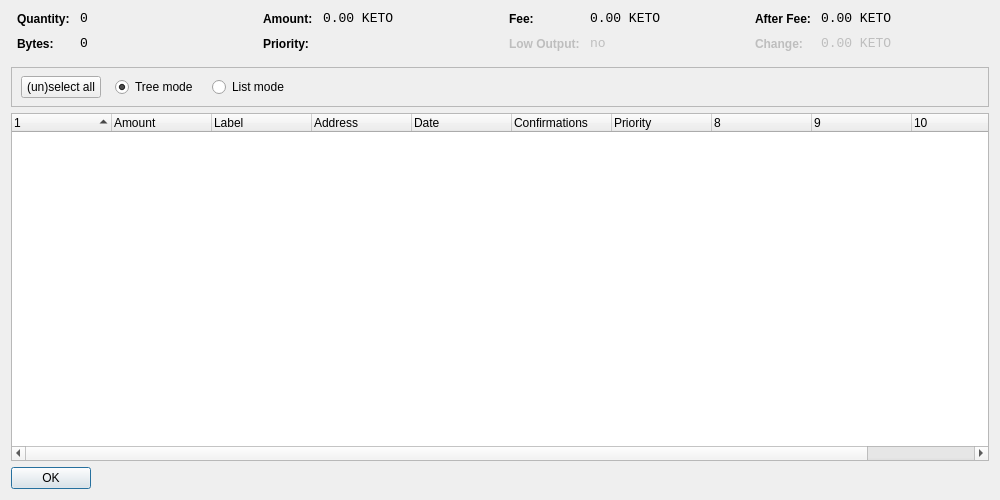
<?xml version="1.0" encoding="UTF-8"?>
<ui version="4.0">
 <class>CoinControlDialog</class>
 <widget class="QDialog" name="CoinControlDialog">
  <property name="geometry">
   <rect>
    <x>0</x>
    <y>0</y>
    <width>1000</width>
    <height>500</height>
   </rect>
  </property>
  <property name="windowTitle">
   <string>Coin Control</string>
  </property>
  <layout class="QVBoxLayout" name="verticalLayout">
   <item>
    <layout class="QHBoxLayout" name="horizontalLayoutTop" stretch="0,0,0,0">
     <property name="topMargin">
      <number>0</number>
     </property>
     <property name="bottomMargin">
      <number>10</number>
     </property>
     <item>
      <layout class="QFormLayout" name="formLayoutCoinControl1">
       <property name="horizontalSpacing">
        <number>10</number>
       </property>
       <property name="verticalSpacing">
        <number>10</number>
       </property>
       <property name="leftMargin">
        <number>6</number>
       </property>
       <property name="rightMargin">
        <number>6</number>
       </property>
       <item row="0" column="0">
        <widget class="QLabel" name="labelCoinControlQuantityText">
         <property name="styleSheet">
          <string notr="true">font-weight:bold;</string>
         </property>
         <property name="text">
          <string>Quantity:</string>
         </property>
        </widget>
       </item>
       <item row="0" column="1">
        <widget class="QLabel" name="labelCoinControlQuantity">
         <property name="font">
          <font>
           <family>Monospace</family>
           <pointsize>10</pointsize>
          </font>
         </property>
         <property name="cursor">
          <cursorShape>IBeamCursor</cursorShape>
         </property>
         <property name="contextMenuPolicy">
          <enum>Qt::ActionsContextMenu</enum>
         </property>
         <property name="text">
          <string notr="true">0</string>
         </property>
         <property name="textInteractionFlags">
          <set>Qt::LinksAccessibleByMouse|Qt::TextSelectableByKeyboard|Qt::TextSelectableByMouse</set>
         </property>
        </widget>
       </item>
       <item row="1" column="0">
        <widget class="QLabel" name="labelCoinControlBytesText">
         <property name="styleSheet">
          <string notr="true">font-weight:bold;</string>
         </property>
         <property name="text">
          <string>Bytes:</string>
         </property>
        </widget>
       </item>
       <item row="1" column="1">
        <widget class="QLabel" name="labelCoinControlBytes">
         <property name="font">
          <font>
           <family>Monospace</family>
           <pointsize>10</pointsize>
          </font>
         </property>
         <property name="cursor">
          <cursorShape>IBeamCursor</cursorShape>
         </property>
         <property name="contextMenuPolicy">
          <enum>Qt::ActionsContextMenu</enum>
         </property>
         <property name="text">
          <string notr="true">0</string>
         </property>
         <property name="textInteractionFlags">
          <set>Qt::LinksAccessibleByMouse|Qt::TextSelectableByKeyboard|Qt::TextSelectableByMouse</set>
         </property>
        </widget>
       </item>
      </layout>
     </item>
     <item>
      <layout class="QFormLayout" name="formLayoutCoinControl2">
       <property name="horizontalSpacing">
        <number>10</number>
       </property>
       <property name="verticalSpacing">
        <number>10</number>
       </property>
       <property name="leftMargin">
        <number>6</number>
       </property>
       <property name="rightMargin">
        <number>6</number>
       </property>
       <item row="0" column="0">
        <widget class="QLabel" name="labelCoinControlAmountText">
         <property name="styleSheet">
          <string notr="true">font-weight:bold;</string>
         </property>
         <property name="text">
          <string>Amount:</string>
         </property>
        </widget>
       </item>
       <item row="0" column="1">
        <widget class="QLabel" name="labelCoinControlAmount">
         <property name="font">
          <font>
           <family>Monospace</family>
           <pointsize>10</pointsize>
          </font>
         </property>
         <property name="cursor">
          <cursorShape>IBeamCursor</cursorShape>
         </property>
         <property name="contextMenuPolicy">
          <enum>Qt::ActionsContextMenu</enum>
         </property>
         <property name="text">
          <string notr="true">0.00 KETO</string>
         </property>
         <property name="textInteractionFlags">
          <set>Qt::LinksAccessibleByMouse|Qt::TextSelectableByKeyboard|Qt::TextSelectableByMouse</set>
         </property>
        </widget>
       </item>
       <item row="1" column="0">
        <widget class="QLabel" name="labelCoinControlPriorityText">
         <property name="styleSheet">
          <string notr="true">font-weight:bold;</string>
         </property>
         <property name="text">
          <string>Priority:</string>
         </property>
        </widget>
       </item>
       <item row="1" column="1">
        <widget class="QLabel" name="labelCoinControlPriority">
         <property name="font">
          <font>
           <family>Monospace</family>
           <pointsize>10</pointsize>
          </font>
         </property>
         <property name="cursor">
          <cursorShape>IBeamCursor</cursorShape>
         </property>
         <property name="contextMenuPolicy">
          <enum>Qt::ActionsContextMenu</enum>
         </property>
         <property name="text">
          <string/>
         </property>
         <property name="textInteractionFlags">
          <set>Qt::LinksAccessibleByMouse|Qt::TextSelectableByKeyboard|Qt::TextSelectableByMouse</set>
         </property>
        </widget>
       </item>
      </layout>
     </item>
     <item>
      <layout class="QFormLayout" name="formLayoutCoinControl3">
       <property name="horizontalSpacing">
        <number>10</number>
       </property>
       <property name="verticalSpacing">
        <number>10</number>
       </property>
       <property name="leftMargin">
        <number>6</number>
       </property>
       <property name="rightMargin">
        <number>6</number>
       </property>
       <item row="0" column="0">
        <widget class="QLabel" name="labelCoinControlFeeText">
         <property name="styleSheet">
          <string notr="true">font-weight:bold;</string>
         </property>
         <property name="text">
          <string>Fee:</string>
         </property>
        </widget>
       </item>
       <item row="0" column="1">
        <widget class="QLabel" name="labelCoinControlFee">
         <property name="font">
          <font>
           <family>Monospace</family>
           <pointsize>10</pointsize>
          </font>
         </property>
         <property name="cursor">
          <cursorShape>IBeamCursor</cursorShape>
         </property>
         <property name="contextMenuPolicy">
          <enum>Qt::ActionsContextMenu</enum>
         </property>
         <property name="text">
          <string notr="true">0.00 KETO</string>
         </property>
         <property name="textInteractionFlags">
          <set>Qt::LinksAccessibleByMouse|Qt::TextSelectableByKeyboard|Qt::TextSelectableByMouse</set>
         </property>
        </widget>
       </item>
       <item row="1" column="0">
        <widget class="QLabel" name="labelCoinControlLowOutputText">
         <property name="enabled">
          <bool>false</bool>
         </property>
         <property name="styleSheet">
          <string notr="true">font-weight:bold;</string>
         </property>
         <property name="text">
          <string>Low Output:</string>
         </property>
        </widget>
       </item>
       <item row="1" column="1">
        <widget class="QLabel" name="labelCoinControlLowOutput">
         <property name="enabled">
          <bool>false</bool>
         </property>
         <property name="font">
          <font>
           <family>Monospace</family>
           <pointsize>10</pointsize>
          </font>
         </property>
         <property name="cursor">
          <cursorShape>IBeamCursor</cursorShape>
         </property>
         <property name="contextMenuPolicy">
          <enum>Qt::ActionsContextMenu</enum>
         </property>
         <property name="text">
          <string notr="true">no</string>
         </property>
         <property name="textInteractionFlags">
          <set>Qt::LinksAccessibleByMouse|Qt::TextSelectableByKeyboard|Qt::TextSelectableByMouse</set>
         </property>
        </widget>
       </item>
      </layout>
     </item>
     <item>
      <layout class="QFormLayout" name="formLayoutCoinControl4">
       <property name="horizontalSpacing">
        <number>10</number>
       </property>
       <property name="verticalSpacing">
        <number>10</number>
       </property>
       <property name="leftMargin">
        <number>6</number>
       </property>
       <property name="rightMargin">
        <number>6</number>
       </property>
       <item row="0" column="0">
        <widget class="QLabel" name="labelCoinControlAfterFeeText">
         <property name="styleSheet">
          <string notr="true">font-weight:bold;</string>
         </property>
         <property name="text">
          <string>After Fee:</string>
         </property>
        </widget>
       </item>
       <item row="0" column="1">
        <widget class="QLabel" name="labelCoinControlAfterFee">
         <property name="font">
          <font>
           <family>Monospace</family>
           <pointsize>10</pointsize>
          </font>
         </property>
         <property name="cursor">
          <cursorShape>IBeamCursor</cursorShape>
         </property>
         <property name="contextMenuPolicy">
          <enum>Qt::ActionsContextMenu</enum>
         </property>
         <property name="text">
          <string notr="true">0.00 KETO</string>
         </property>
         <property name="textInteractionFlags">
          <set>Qt::LinksAccessibleByMouse|Qt::TextSelectableByKeyboard|Qt::TextSelectableByMouse</set>
         </property>
        </widget>
       </item>
       <item row="1" column="0">
        <widget class="QLabel" name="labelCoinControlChangeText">
         <property name="enabled">
          <bool>false</bool>
         </property>
         <property name="styleSheet">
          <string notr="true">font-weight:bold;</string>
         </property>
         <property name="text">
          <string>Change:</string>
         </property>
        </widget>
       </item>
       <item row="1" column="1">
        <widget class="QLabel" name="labelCoinControlChange">
         <property name="enabled">
          <bool>false</bool>
         </property>
         <property name="font">
          <font>
           <family>Monospace</family>
           <pointsize>10</pointsize>
          </font>
         </property>
         <property name="cursor">
          <cursorShape>IBeamCursor</cursorShape>
         </property>
         <property name="contextMenuPolicy">
          <enum>Qt::ActionsContextMenu</enum>
         </property>
         <property name="text">
          <string notr="true">0.00 KETO</string>
         </property>
         <property name="textInteractionFlags">
          <set>Qt::LinksAccessibleByMouse|Qt::TextSelectableByKeyboard|Qt::TextSelectableByMouse</set>
         </property>
        </widget>
       </item>
      </layout>
     </item>
    </layout>
   </item>
   <item>
    <widget class="QFrame" name="frame">
     <property name="minimumSize">
      <size>
       <width>0</width>
       <height>40</height>
      </size>
     </property>
     <property name="frameShape">
      <enum>QFrame::StyledPanel</enum>
     </property>
     <property name="frameShadow">
      <enum>QFrame::Sunken</enum>
     </property>
     <widget class="QWidget" name="horizontalLayoutWidget">
      <property name="geometry">
       <rect>
        <x>10</x>
        <y>0</y>
        <width>781</width>
        <height>41</height>
       </rect>
      </property>
      <layout class="QHBoxLayout" name="horizontalLayoutPanel" stretch="0,0,0,0,0">
       <property name="spacing">
        <number>14</number>
       </property>
       <item>
        <widget class="QPushButton" name="pushButtonSelectAll">
         <property name="sizePolicy">
          <sizepolicy hsizetype="Maximum" vsizetype="Fixed">
           <horstretch>0</horstretch>
           <verstretch>0</verstretch>
          </sizepolicy>
         </property>
         <property name="text">
          <string>(un)select all</string>
         </property>
        </widget>
       </item>
       <item>
        <widget class="QRadioButton" name="radioTreeMode">
         <property name="sizePolicy">
          <sizepolicy hsizetype="Maximum" vsizetype="Fixed">
           <horstretch>0</horstretch>
           <verstretch>0</verstretch>
          </sizepolicy>
         </property>
         <property name="text">
          <string>Tree mode</string>
         </property>
         <property name="checked">
          <bool>true</bool>
         </property>
        </widget>
       </item>
       <item>
        <widget class="QRadioButton" name="radioListMode">
         <property name="sizePolicy">
          <sizepolicy hsizetype="Maximum" vsizetype="Fixed">
           <horstretch>0</horstretch>
           <verstretch>0</verstretch>
          </sizepolicy>
         </property>
         <property name="text">
          <string>List mode</string>
         </property>
        </widget>
       </item>
       <item>
        <spacer name="horizontalSpacer">
         <property name="orientation">
          <enum>Qt::Horizontal</enum>
         </property>
         <property name="sizeHint" stdset="0">
          <size>
           <width>40</width>
           <height>20</height>
          </size>
         </property>
        </spacer>
       </item>
      </layout>
     </widget>
    </widget>
   </item>
   <item>
    <widget class="CoinControlTreeWidget" name="treeWidget">
     <property name="contextMenuPolicy">
      <enum>Qt::CustomContextMenu</enum>
     </property>
     <property name="sortingEnabled">
      <bool>false</bool>
     </property>
     <property name="columnCount">
      <number>11</number>
     </property>
     <attribute name="headerShowSortIndicator" stdset="0">
      <bool>true</bool>
     </attribute>
     <attribute name="headerStretchLastSection">
      <bool>false</bool>
     </attribute>
     <column>
      <property name="text">
       <string/>
      </property>
     </column>
     <column>
      <property name="text">
       <string>Amount</string>
      </property>
     </column>
     <column>
      <property name="text">
       <string>Label</string>
      </property>
     </column>
     <column>
      <property name="text">
       <string>Address</string>
      </property>
     </column>
     <column>
      <property name="text">
       <string>Date</string>
      </property>
     </column>
     <column>
      <property name="text">
       <string>Confirmations</string>
      </property>
      <property name="toolTip">
       <string>Confirmed</string>
      </property>
     </column>
     <column>
      <property name="text">
       <string>Priority</string>
      </property>
     </column>
     <column>
      <property name="text">
       <string/>
      </property>
     </column>
     <column>
      <property name="text">
       <string/>
      </property>
     </column>
     <column>
      <property name="text">
       <string/>
      </property>
     </column>
     <column>
      <property name="text">
       <string/>
      </property>
     </column>
    </widget>
   </item>
   <item>
    <widget class="QDialogButtonBox" name="buttonBox">
     <property name="sizePolicy">
      <sizepolicy hsizetype="Maximum" vsizetype="Fixed">
       <horstretch>0</horstretch>
       <verstretch>0</verstretch>
      </sizepolicy>
     </property>
     <property name="orientation">
      <enum>Qt::Horizontal</enum>
     </property>
     <property name="standardButtons">
      <set>QDialogButtonBox::Ok</set>
     </property>
    </widget>
   </item>
  </layout>
 </widget>
 <customwidgets>
  <customwidget>
   <class>CoinControlTreeWidget</class>
   <extends>QTreeWidget</extends>
   <header>coincontroltreewidget.h</header>
  </customwidget>
 </customwidgets>
 <resources/>
 <connections/>
</ui>
